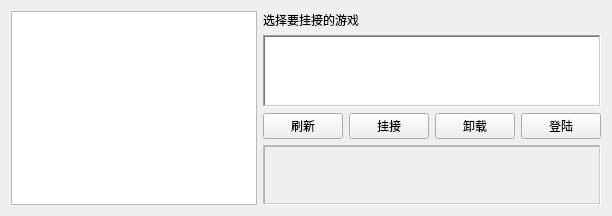
<?xml version="1.0" encoding="UTF-8"?>
<ui version="4.0">
 <class>AttachGameWnd</class>
 <widget class="QWidget" name="AttachGameWnd">
  <property name="geometry">
   <rect>
    <x>0</x>
    <y>0</y>
    <width>612</width>
    <height>212</height>
   </rect>
  </property>
  <property name="windowTitle">
   <string>AttachGameWnd</string>
  </property>
  <layout class="QHBoxLayout" name="horizontalLayout_2">
   <item>
    <widget class="QTextEdit" name="textEdit_update"/>
   </item>
   <item>
    <layout class="QVBoxLayout" name="verticalLayout">
     <item>
      <widget class="QLabel" name="label">
       <property name="text">
        <string>选择要挂接的游戏</string>
       </property>
      </widget>
     </item>
     <item>
      <widget class="QListWidget" name="listWidget">
       <property name="frameShape">
        <enum>QFrame::WinPanel</enum>
       </property>
      </widget>
     </item>
     <item>
      <layout class="QHBoxLayout" name="horizontalLayout">
       <item>
        <widget class="QPushButton" name="pushButton_refresh">
         <property name="text">
          <string>刷新</string>
         </property>
        </widget>
       </item>
       <item>
        <widget class="QPushButton" name="pushButton_attach">
         <property name="text">
          <string>挂接</string>
         </property>
        </widget>
       </item>
       <item>
        <widget class="QPushButton" name="pushButton_unAttach">
         <property name="text">
          <string>卸载</string>
         </property>
        </widget>
       </item>
       <item>
        <widget class="QPushButton" name="pushButton_login">
         <property name="text">
          <string>登陆</string>
         </property>
        </widget>
       </item>
      </layout>
     </item>
     <item>
      <widget class="QTextEdit" name="textEdit_2">
       <property name="enabled">
        <bool>false</bool>
       </property>
       <property name="maximumSize">
        <size>
         <width>16777215</width>
         <height>60</height>
        </size>
       </property>
       <property name="frameShape">
        <enum>QFrame::WinPanel</enum>
       </property>
       <property name="frameShadow">
        <enum>QFrame::Sunken</enum>
       </property>
       <property name="readOnly">
        <bool>true</bool>
       </property>
      </widget>
     </item>
    </layout>
   </item>
  </layout>
 </widget>
 <layoutdefault spacing="6" margin="11"/>
 <resources/>
 <connections/>
</ui>
